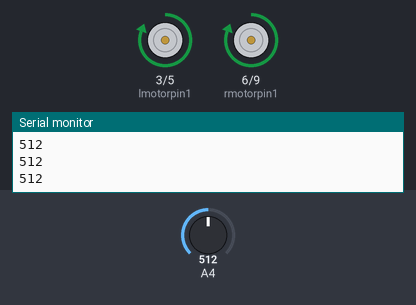
Bench run of a sketch on a simulated Arduino Uno, built with avr-gcc and run on an emulated ATmega328P. Parts: motor-driver pin pairs drawn as motors (green arrow = first pin HIGH = forward, orange = second pin HIGH = backward, longer = more drive), the last lines printed to the serial monitor. The test bench sets the inputs (shaded band); at power-on: A4 = 512.

Above: at 1.2 s.
1.3 s: A4 set to 786
2.8 s: A4 set to 809
At 3.2 s:
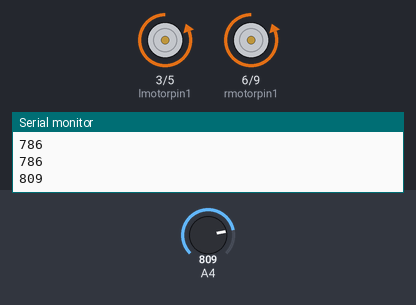
5.8 s: A4 set to 790
At 6.6 s:
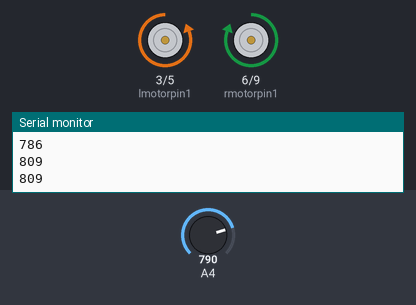
8.3 s: A4 set to 810
At 9.1 s:
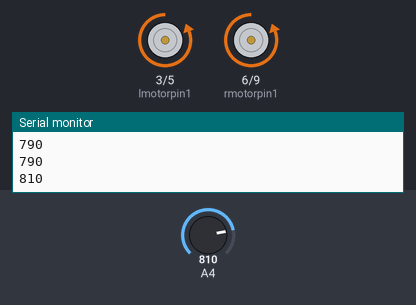
Timing chart, 0 to 12.3 s (numbered marks = the images above; inputs shaded):
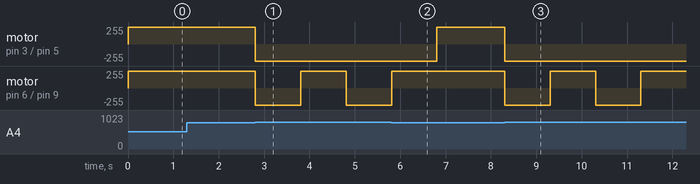

The sketch:

smars_sblerky_area.ino
```cpp
int lmotorpin1=3; //Broches pour moteurs
int lmotorpin2=5;
int rmotorpin1=6;
int rmotorpin2=9;
int lineNumber;  //Variable pour stocker la valeur du capteur

void setup() {
  Serial.begin(9600);
  pinMode(lmotorpin1,OUTPUT);
  pinMode(lmotorpin2,OUTPUT);
  pinMode(rmotorpin1,OUTPUT);
  pinMode(rmotorpin2,OUTPUT);

}

void loop() {
  lineNumber= analogRead(A4); //On lit la valeur du capteur branché sur A4

  //La partie suivante se répète jusqu'à ce que le capteur trouve une zone sombre (scotch)
  while(lineNumber<800) {
    digitalWrite(rmotorpin1,HIGH);
    digitalWrite(rmotorpin2,LOW);
    digitalWrite(lmotorpin1,HIGH);
    digitalWrite(lmotorpin2,LOW);
    lineNumber= analogRead(A4);  //On lit la valeur du capteur branché sur A4
    Serial.println(lineNumber);
   };

  //Cette partie fait reculer le robot pendant 1 seconde et le fait tourner à gauche pendant 1 seconde
  digitalWrite(lmotorpin1,LOW);
  digitalWrite(lmotorpin2,HIGH);
  digitalWrite(rmotorpin1,LOW);
  digitalWrite(rmotorpin2,HIGH);
  delay(1000);
  //Tourne à gauche
  digitalWrite(lmotorpin1,LOW);
  digitalWrite(lmotorpin2,HIGH);
  digitalWrite(rmotorpin1,HIGH);
  digitalWrite(rmotorpin2,LOW);
  delay(1000);
  Serial.println(lineNumber);

}
```

Measured:
- the behaviour switches between 799 and 800 on A4 (found by bisection; images 0 and 1)
- after the input at 2.8 s, motor on pin 3 (lmotorpin1) / pin 5 (lmotorpin2): forward 255/255 → backward 255/255 at once; motor on pin 6 (rmotorpin1) / pin 9 (rmotorpin2): forward 255/255 → backward 255/255 at once, → forward 255/255 1.0 s later, → backward 255/255 1.0 s later
- after the input at 5.8 s, motor on pin 3 (lmotorpin1) / pin 5 (lmotorpin2): backward 255/255 → forward 255/255 after 1.0 s; motor on pin 6 (rmotorpin1) / pin 9 (rmotorpin2): goes on until 5.8 s, then stays forward 255/255
- after the input at 8.3 s, motor on pin 3 (lmotorpin1) / pin 5 (lmotorpin2): forward 255/255 → backward 255/255 at once; motor on pin 6 (rmotorpin1) / pin 9 (rmotorpin2): alternates forward 255/255 for 1.0 s and backward 255/255 for 1.0 s, starting at once
